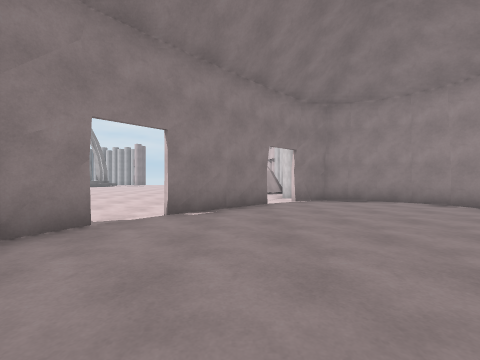
[1] (above)

24 first-person views from a walk through a 3-D level made in the Unity game engine. The camera is 1.2 m above the floor, looks level and sees 90° across. The floor is counted in squares, 2 m on a side. Each view is taken from the middle of a square. On the plan, view 1 faces up. The plan holds only what a view shows up to about 9 squares ahead; the rest is blank.

[2]
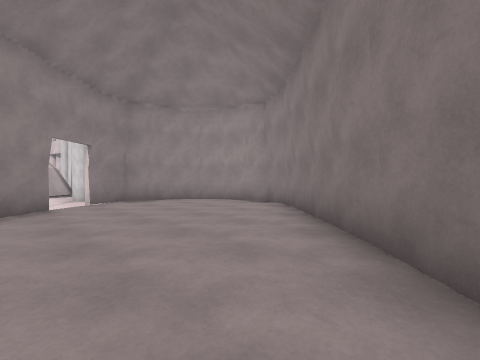

[3]
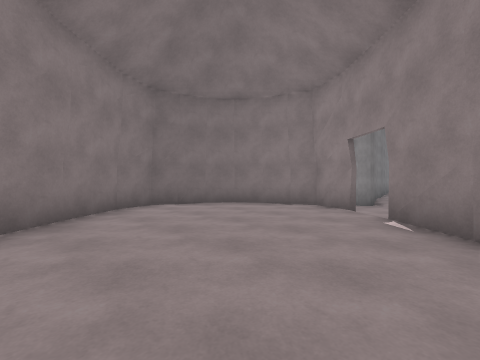

[4]
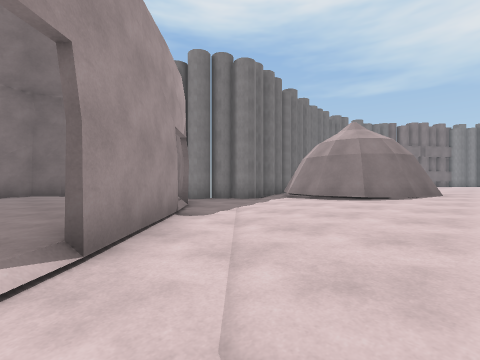

[5]
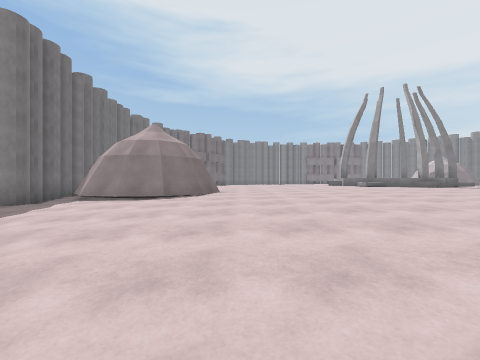

[6]
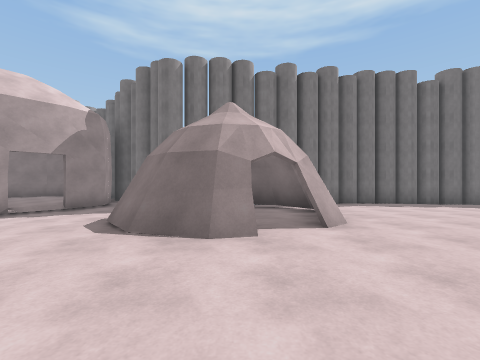

[7]
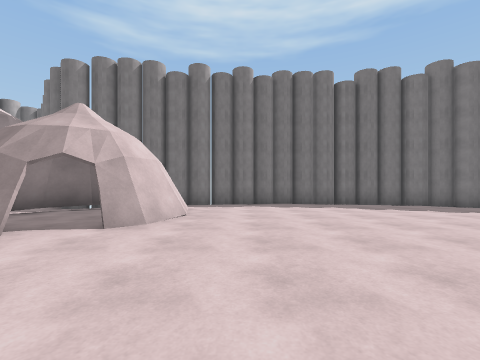

[8]
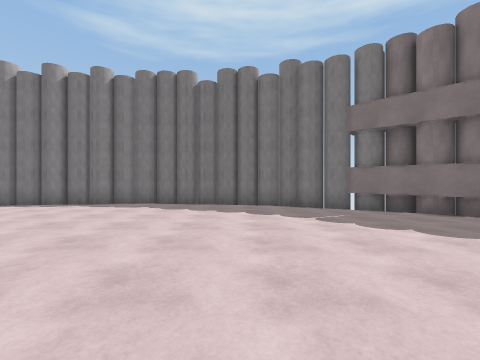

[9]
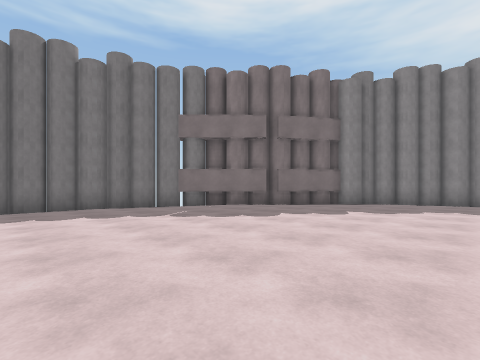

[10]
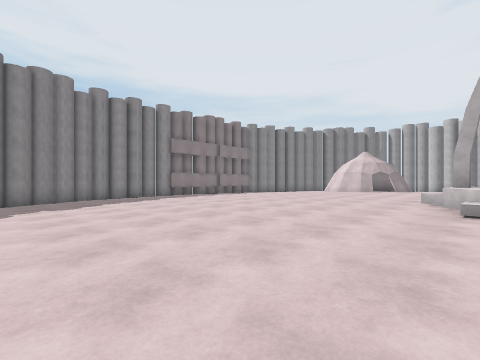

[11]
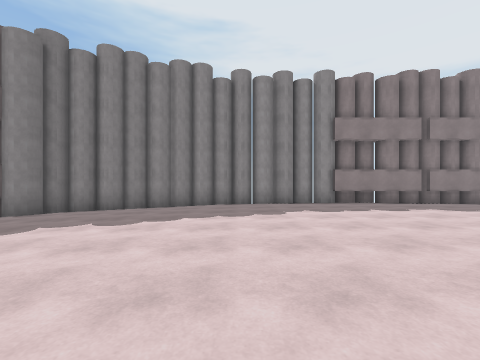

[12]
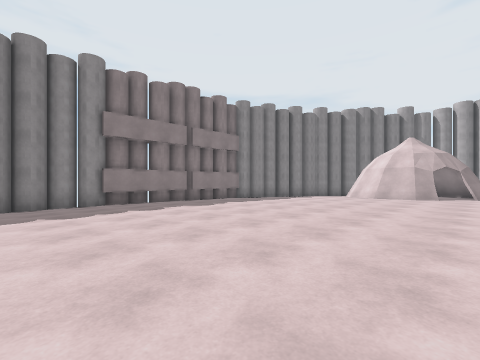

[13]
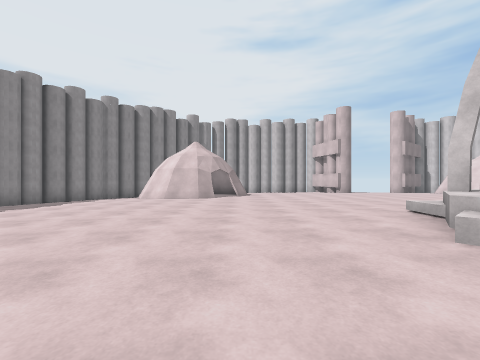

[14]
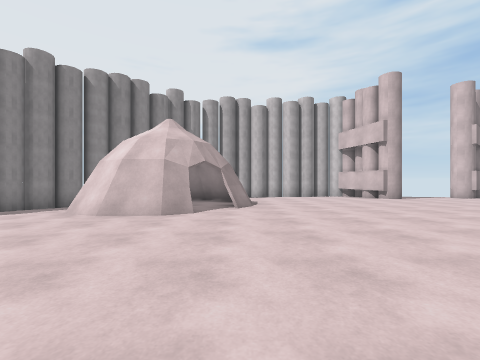

[15]
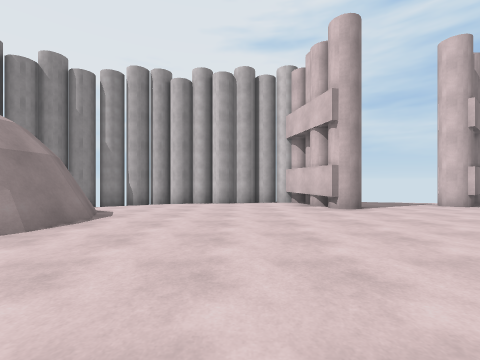

[16]
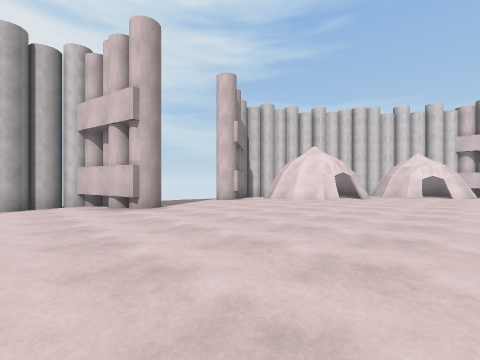

[17]
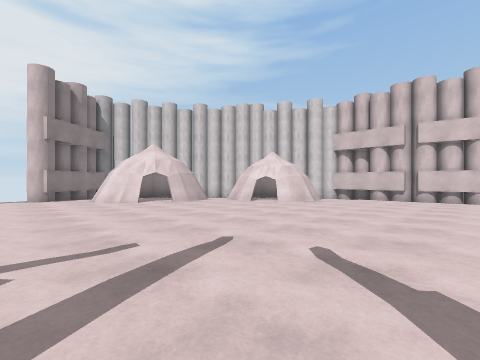

[18]
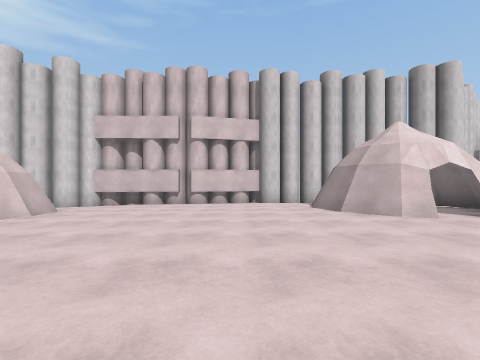

[19]
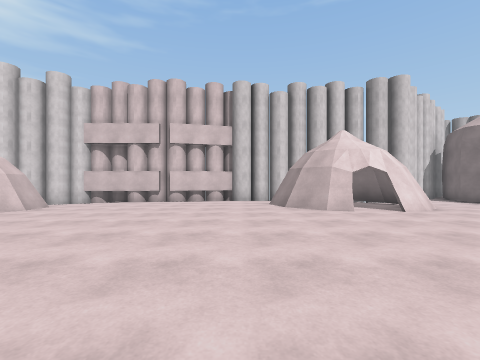

[20]
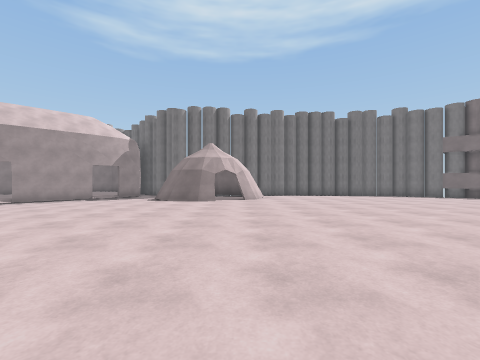

[21]
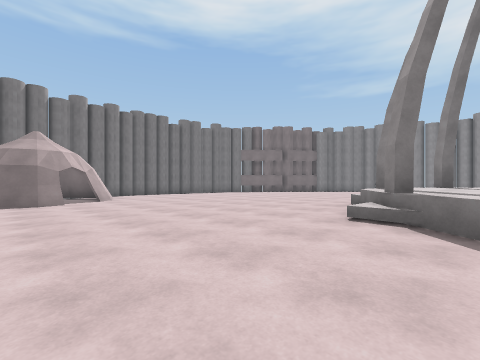

[22]
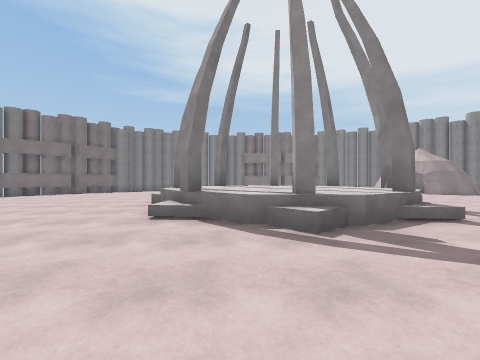

[23]
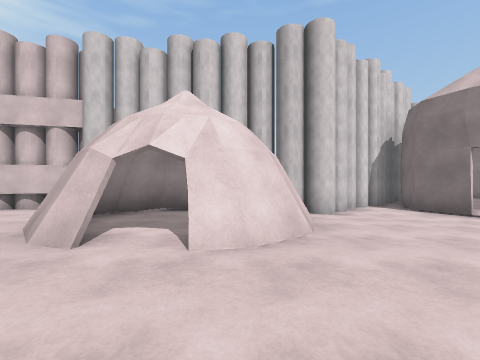

[24]
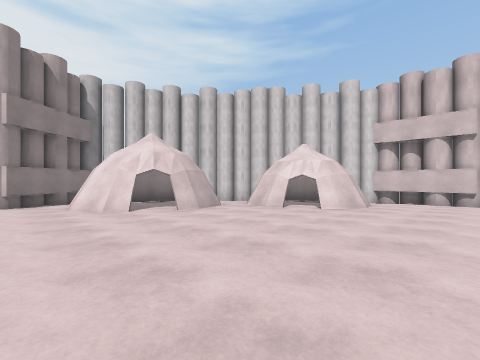

### Floor plan
Key: @ floor where view 1 was taken; # wall or solid block; . main floor; - floor 0.25 m lower than the main floor; _ floor 0.5 m lower than the main floor; : floor 0.75 m higher than the main floor; / step, stairs or slope; = window, fence, low wall or low ledge.
Columns run from 26 left of view 1 to 6 right of it. Each row starts with its distance up from view 1.
 30         #######
 29        ##__---# --- #
 28         _-----# --###
 27        ##-----#-----#
 26    #/   ##----..---##
 25   ##_   =#-........####
 24    _-   -#...........#### #
 23  #/--####.............-## # #
 22  #_----................-###_#
 21   ----..................//--#
 20 #_----..................----##
 19 #_---.........//.........---##
 18 #_---......./=/:#........---_#
 17 #_---.......:::::/.......----#
 16 #----....../#::::#.......----#
 15 #_---......./::::/.......###-#
 14 #_---.......#:#:#........#-###
 13 #_---........./..........---#
 12 #_----..................-#-##
 11 ##----..................-####
 10  #_----................----_##
  9  #/-----..............-----__##
  8  ##_-----............-----____#
  7   ##_------.......###=---___####
  6    ##_--------..-##=##--___/---#
  5     ##_----------##==#-__##----##
  4      ##__--------#####___-------#
  3       ###__--------##/__#------##
  2         ###/_____######_#-----##
  1           ########    ###----##
  0                         ##@-##
 -1                          ####

Where each view was taken, in squares from view 1:
view 1: 0 up, 0 right, facing up
view 2: 0 up, 0 right, facing up-right
view 3: 5 up, 3 right, facing down-left
view 4: 8 up, 1 right, facing down-left
view 5: 8 up, 1 right, facing left
view 6: 10 up, 7 left, facing down
view 7: 10 up, 10 left, facing down
view 8: 10 up, 15 left, facing down
view 9: 10 up, 14 left, facing down-left
view 10: 9 up, 14 left, facing up-left
view 11: 12 up, 17 left, facing left
view 12: 13 up, 17 left, facing up-left
view 13: 14 up, 17 left, facing up
view 14: 18 up, 17 left, facing up
view 15: 21 up, 14 left, facing up
view 16: 21 up, 14 left, facing up-right
view 17: 17 up, 9 left, facing up-right
view 18: 17 up, 6 left, facing right
view 19: 16 up, 7 left, facing right
view 20: 15 up, 8 left, facing down
view 21: 15 up, 6 left, facing down-left
view 22: 15 up, 6 left, facing left
view 23: 12 up, 4 left, facing right
view 24: 19 up, 8 left, facing up-right
